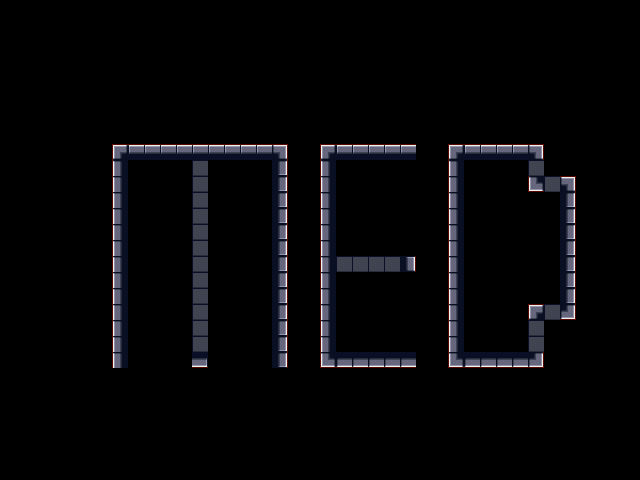

Below is a game level as drawn by its tile map, then a one-line description and the .tmx that defines it (tile-layer data replaced by summaries):
An orthogonal 40x30 tile map with 16x16 px tiles, 2 tile layers (collision, tiles), 2 tilesets.

<map version="1.0" orientation="orthogonal" renderorder="right-down" width="40" height="30" tilewidth="16" tileheight="16">
 <tileset firstgid="1" name="collision" tilewidth="16" tileheight="16">
  <image source="collision.png" width="80" height="32" />
 </tileset>
 <tileset firstgid="11" name="tiles" tilewidth="16" tileheight="16">
  <image source="tiles.png" width="128" height="64" />
 </tileset>
 <layer name="collision" width="40" height="30">
  <data>[1200 cells, 119 non-empty, 1 distinct tile ids]</data>
 </layer>
 <layer name="tiles" width="40" height="30">
  <data>[1200 cells, 119 non-empty, 11 distinct tile ids]</data>
 </layer>
</map>
